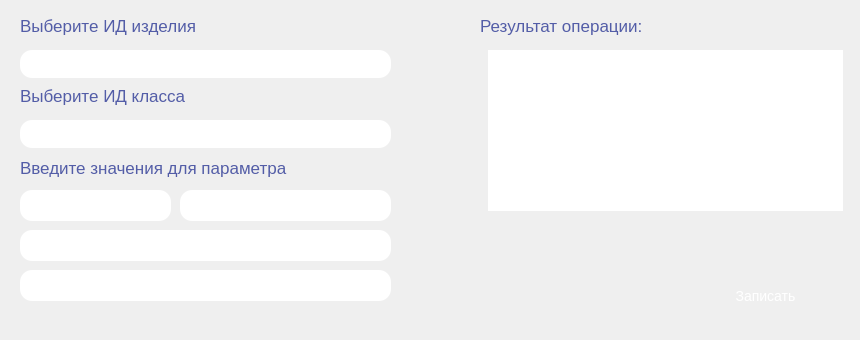
      <widget class="QWidget" name="page_23">
       <widget class="QComboBox" name="comboBox_14_idEnum_4">
        <property name="geometry">
         <rect>
          <x>20</x>
          <y>50</y>
          <width>371</width>
          <height>28</height>
         </rect>
        </property>
        <property name="styleSheet">
         <string notr="true">QComboBox {
	border: 2px #FFE5CC;
    border-radius: 12px;
	padding: 0 8px;
    background: qlineargradient(x1:0, y1:0, x2:1, y2:0, 
    												stop:0 rgba(193, 95, 251, 1), 
													stop:0.6 rgba(97, 115, 241, 0.7),
    												stop:1 rgba(94, 131, 239, 0.7));
    font-size: 14px;
	color: rgba(255, 255, 255,1);
}

QComboBox:!editable, QComboBox::drop-down:editable {
    background: qlineargradient(x1:0, y1:0, x2:1, y2:0, 
    												stop:0 rgba(193, 95, 251, 1), 
													stop:0.6 rgba(97, 115, 241, 0.7),
    												stop:1 rgba(94, 131, 239, 0.7));
}

QComboBox:!editable:on, QComboBox::drop-down:editable:on {
     background: qlineargradient(x1:0, y1:0, x2:1, y2:0, 
    												stop:0 rgba(193, 95, 251, 1), 
													stop:0.6 rgba(97, 115, 241, 0.7),
    												stop:1 rgba(94, 131, 239, 0.7));
}

QComboBox::drop-down {
	subcontrol-origin: padding;
    subcontrol-position: top right;
    border-top-right-radius: 12px;
    border-bottom-right-radius: 12px;
    border-top-left-radius: 12px; 
    border-bottom-left-radius: 12px;
}


QComboBox QAbstractItemView {
    background: qlineargradient(x1:0, y1:0, x2:1, y2:0, 
    												stop:0 rgba(193, 95, 251, 1), 
													stop:0.6 rgba(97, 115, 241, 0.7),
    												stop:1 rgba(94, 131, 239, 0.7));
    color: rgb(255, 255, 255);
	border: 1px #FFE5CC;
}</string>
        </property>
        <property name="placeholderText">
         <string/>
        </property>
       </widget>
       <widget class="QLabel" name="label_19_data_4">
        <property name="geometry">
         <rect>
          <x>20</x>
          <y>152</y>
          <width>361</width>
          <height>31</height>
         </rect>
        </property>
        <property name="styleSheet">
         <string notr="true">QLabel {
	color: rgba(83, 93, 167, 1);
    font-size: 17px;
}</string>
        </property>
        <property name="text">
         <string>Введите значения для параметра</string>
        </property>
       </widget>
       <widget class="QPushButton" name="pushButton_14_deleteVal_4">
        <property name="geometry">
         <rect>
          <x>680</x>
          <y>260</y>
          <width>171</width>
          <height>71</height>
         </rect>
        </property>
        <property name="styleSheet">
         <string notr="true">QPushButton {
	background-color: qlineargradient(x1:0, y1:0, x2:1, y2:1, 
    								stop:0 rgba(88, 205, 174, 1), 
    								stop:1 rgba(63, 148, 108, 1));
    color: white;
    text-align: center;
    text-decoration: none;
    font-size: 14px;
    border-radius: 12px;
}

QPushButton:pressed {
	background-color: qlineargradient(x1:0, y1:0, x2:1, y2:1, 
    								stop:0 rgba(88, 205, 174, 0.5), 
    								stop:1 rgba(63, 148, 108, 0.5));
}</string>
        </property>
        <property name="text">
         <string>Записать</string>
        </property>
       </widget>
       <widget class="QTextEdit" name="textEdit_19_result_4">
        <property name="geometry">
         <rect>
          <x>480</x>
          <y>50</y>
          <width>371</width>
          <height>161</height>
         </rect>
        </property>
        <property name="styleSheet">
         <string notr="true">QTextEdit {
	border: 2px #FFF4E8;
    padding: 0 8px;
    border-radius: 12px;
    background: qlineargradient(x1:0, y1:0, x2:1, y2:1, 
    								stop:0 rgba(88, 205, 174, 1), 
    								stop:1 rgba(63, 148, 108, 1));
	color: white;
    font-size: 14px;
}</string>
        </property>
        <property name="placeholderText">
         <string>Здесь будет информация о </string>
        </property>
       </widget>
       <widget class="QLabel" name="label_19_result_4">
        <property name="geometry">
         <rect>
          <x>480</x>
          <y>10</y>
          <width>281</width>
          <height>31</height>
         </rect>
        </property>
        <property name="styleSheet">
         <string notr="true">QLabel {
	color: rgba(83, 93, 167, 1);
    font-size: 17px;
}</string>
        </property>
        <property name="text">
         <string>Результат операции:</string>
        </property>
       </widget>
       <widget class="QLabel" name="label_14_idVal_4">
        <property name="geometry">
         <rect>
          <x>20</x>
          <y>80</y>
          <width>331</width>
          <height>31</height>
         </rect>
        </property>
        <property name="styleSheet">
         <string notr="true">QLabel {
	color: rgba(83, 93, 167, 1);
    font-size: 17px;
}</string>
        </property>
        <property name="text">
         <string>Выберите ИД класса</string>
        </property>
       </widget>
       <widget class="QComboBox" name="comboBox_14_idVal_4">
        <property name="geometry">
         <rect>
          <x>20</x>
          <y>120</y>
          <width>371</width>
          <height>28</height>
         </rect>
        </property>
        <property name="styleSheet">
         <string notr="true">QComboBox {
	border: 2px #FFE5CC;
    border-radius: 12px;
	padding: 0 8px;
    background: qlineargradient(x1:0, y1:0, x2:1, y2:0, 
    												stop:0 rgba(193, 95, 251, 1), 
													stop:0.6 rgba(97, 115, 241, 0.7),
    												stop:1 rgba(94, 131, 239, 0.7));
    font-size: 14px;
	color: rgba(255, 255, 255,1);
}

QComboBox:!editable, QComboBox::drop-down:editable {
    background: qlineargradient(x1:0, y1:0, x2:1, y2:0, 
    												stop:0 rgba(193, 95, 251, 1), 
													stop:0.6 rgba(97, 115, 241, 0.7),
    												stop:1 rgba(94, 131, 239, 0.7));
}

QComboBox:!editable:on, QComboBox::drop-down:editable:on {
     background: qlineargradient(x1:0, y1:0, x2:1, y2:0, 
    												stop:0 rgba(193, 95, 251, 1), 
													stop:0.6 rgba(97, 115, 241, 0.7),
    												stop:1 rgba(94, 131, 239, 0.7));
}

QComboBox::drop-down {
	subcontrol-origin: padding;
    subcontrol-position: top right;
    border-top-right-radius: 12px;
    border-bottom-right-radius: 12px;
    border-top-left-radius: 12px; 
    border-bottom-left-radius: 12px;
}


QComboBox QAbstractItemView {
    background: qlineargradient(x1:0, y1:0, x2:1, y2:0, 
    												stop:0 rgba(193, 95, 251, 1), 
													stop:0.6 rgba(97, 115, 241, 0.7),
    												stop:1 rgba(94, 131, 239, 0.7));
    color: rgb(255, 255, 255);
	border: 1px #FFE5CC;
}</string>
        </property>
        <property name="placeholderText">
         <string/>
        </property>
       </widget>
       <widget class="QLineEdit" name="lineEdit_19_name_4">
        <property name="geometry">
         <rect>
          <x>20</x>
          <y>190</y>
          <width>151</width>
          <height>31</height>
         </rect>
        </property>
        <property name="styleSheet">
         <string notr="true">QLineEdit {
	border: 2px #FFE5CC;
    border-radius: 12px;
	padding: 0 8px;
    background: qlineargradient(x1:0, y1:0, x2:1, y2:0, 
    												stop:0 rgba(193, 95, 251, 1), 
													stop:0.6 rgba(97, 115, 241, 0.7),
    												stop:1 rgba(94, 131, 239, 0.7));
	selection-background-color: darkgray;
    font-size: 14px;
	color: rgba(255, 255, 255,1);
}</string>
        </property>
        <property name="placeholderText">
         <string>Числовое значение</string>
        </property>
       </widget>
       <widget class="QLabel" name="label_14_idEnum_4">
        <property name="geometry">
         <rect>
          <x>20</x>
          <y>10</y>
          <width>371</width>
          <height>31</height>
         </rect>
        </property>
        <property name="styleSheet">
         <string notr="true">QLabel {
	color: rgba(83, 93, 167, 1);
    font-size: 17px;
}</string>
        </property>
        <property name="text">
         <string>Выберите ИД изделия</string>
        </property>
       </widget>
       <widget class="QLineEdit" name="lineEdit_19_shortName_4">
        <property name="geometry">
         <rect>
          <x>180</x>
          <y>190</y>
          <width>211</width>
          <height>31</height>
         </rect>
        </property>
        <property name="styleSheet">
         <string notr="true">QLineEdit {
	border: 2px #FFE5CC;
    border-radius: 12px;
	padding: 0 8px;
    background: qlineargradient(x1:0, y1:0, x2:1, y2:0, 
    												stop:0 rgba(193, 95, 251, 1), 
													stop:0.6 rgba(97, 115, 241, 0.7),
    												stop:1 rgba(94, 131, 239, 0.7));
	selection-background-color: darkgray;
    font-size: 14px;
	color: rgba(255, 255, 255,1);
}</string>
        </property>
        <property name="placeholderText">
         <string>Строковое значение</string>
        </property>
       </widget>
       <widget class="QLineEdit" name="lineEdit_19_name_5">
        <property name="geometry">
         <rect>
          <x>20</x>
          <y>230</y>
          <width>371</width>
          <height>31</height>
         </rect>
        </property>
        <property name="styleSheet">
         <string notr="true">QLineEdit {
	border: 2px #FFE5CC;
    border-radius: 12px;
	padding: 0 8px;
    background: qlineargradient(x1:0, y1:0, x2:1, y2:0, 
    												stop:0 rgba(193, 95, 251, 1), 
													stop:0.6 rgba(97, 115, 241, 0.7),
    												stop:1 rgba(94, 131, 239, 0.7));
	selection-background-color: darkgray;
    font-size: 14px;
	color: rgba(255, 255, 255,1);
}</string>
        </property>
        <property name="placeholderText">
         <string>Перечисление</string>
        </property>
       </widget>
       <widget class="QLineEdit" name="lineEdit_19_shortName_5">
        <property name="geometry">
         <rect>
          <x>20</x>
          <y>270</y>
          <width>371</width>
          <height>31</height>
         </rect>
        </property>
        <property name="styleSheet">
         <string notr="true">QLineEdit {
	border: 2px #FFE5CC;
    border-radius: 12px;
	padding: 0 8px;
    background: qlineargradient(x1:0, y1:0, x2:1, y2:0, 
    												stop:0 rgba(193, 95, 251, 1), 
													stop:0.6 rgba(97, 115, 241, 0.7),
    												stop:1 rgba(94, 131, 239, 0.7));
	selection-background-color: darkgray;
    font-size: 14px;
	color: rgba(255, 255, 255,1);
}</string>
        </property>
        <property name="placeholderText">
         <string>Дополнительная информация</string>
        </property>
       </widget>
      </widget>
